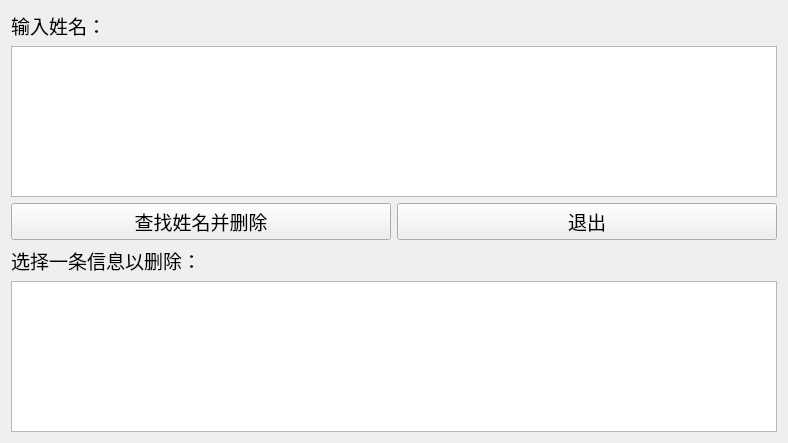
<?xml version="1.0" encoding="UTF-8"?>
<ui version="4.0">
 <class>Form_DeleteByName</class>
 <widget class="QWidget" name="Form_DeleteByName">
  <property name="geometry">
   <rect>
    <x>0</x>
    <y>0</y>
    <width>788</width>
    <height>443</height>
   </rect>
  </property>
  <property name="windowTitle">
   <string>根据姓名删除</string>
  </property>
  <layout class="QVBoxLayout" name="verticalLayout_2">
   <item>
    <layout class="QVBoxLayout" name="verticalLayout">
     <item>
      <widget class="QLabel" name="label_Title_Name">
       <property name="font">
        <font>
         <family>等线</family>
         <pointsize>14</pointsize>
        </font>
       </property>
       <property name="text">
        <string>输入姓名：</string>
       </property>
      </widget>
     </item>
     <item>
      <widget class="QTextEdit" name="textEdit">
       <property name="font">
        <font>
         <family>等线</family>
         <pointsize>14</pointsize>
        </font>
       </property>
      </widget>
     </item>
     <item>
      <layout class="QHBoxLayout" name="horizontalLayout">
       <item>
        <widget class="QPushButton" name="pushButton_DeleteByName">
         <property name="font">
          <font>
           <family>等线</family>
           <pointsize>14</pointsize>
          </font>
         </property>
         <property name="text">
          <string>查找姓名并删除</string>
         </property>
        </widget>
       </item>
       <item>
        <widget class="QPushButton" name="pushButton_Exit">
         <property name="font">
          <font>
           <family>等线</family>
           <pointsize>14</pointsize>
          </font>
         </property>
         <property name="text">
          <string>退出</string>
         </property>
         <property name="shortcut">
          <string>Esc</string>
         </property>
        </widget>
       </item>
      </layout>
     </item>
     <item>
      <widget class="QLabel" name="label_Title_Selection">
       <property name="font">
        <font>
         <family>等线</family>
         <pointsize>14</pointsize>
        </font>
       </property>
       <property name="text">
        <string>选择一条信息以删除：</string>
       </property>
      </widget>
     </item>
     <item>
      <widget class="QListView" name="listView">
       <property name="font">
        <font>
         <family>等线</family>
         <pointsize>14</pointsize>
        </font>
       </property>
       <property name="toolTip">
        <string/>
       </property>
       <property name="tabKeyNavigation">
        <bool>true</bool>
       </property>
       <property name="selectionMode">
        <enum>QAbstractItemView::NoSelection</enum>
       </property>
      </widget>
     </item>
    </layout>
   </item>
  </layout>
 </widget>
 <resources/>
 <connections>
  <connection>
   <sender>pushButton_Exit</sender>
   <signal>clicked()</signal>
   <receiver>Form_DeleteByName</receiver>
   <slot>close()</slot>
   <hints>
    <hint type="sourcelabel">
     <x>578</x>
     <y>288</y>
    </hint>
    <hint type="destinationlabel">
     <x>351</x>
     <y>288</y>
    </hint>
   </hints>
  </connection>
 </connections>
</ui>
